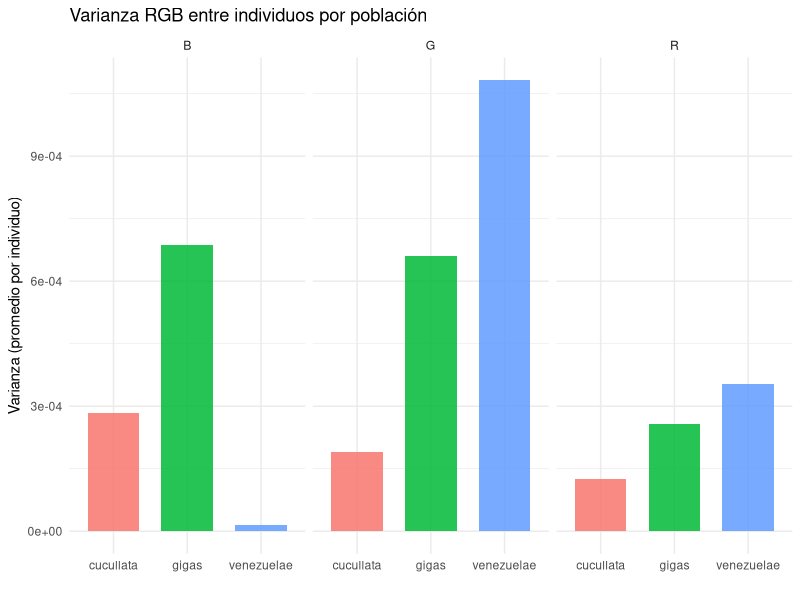
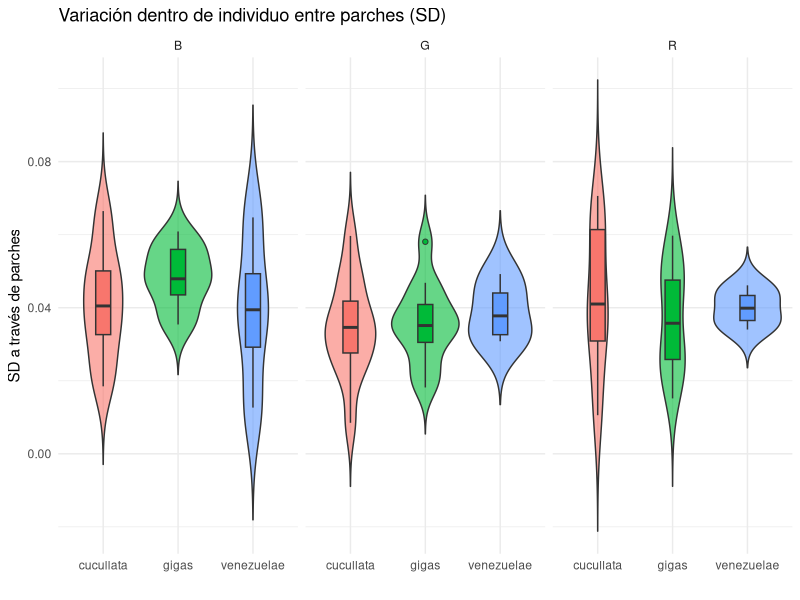

Recreate these plots in R, in order.
  library(tidyverse)
  library(ggplot2)
  library(vegan)    
  library(tibble)

dat <- read.csv(
  "Reflectance data.csv",
  check.names = TRUE,
  stringsAsFactors = FALSE
)
dat <- dat[, !is.na(names(dat)) & names(dat) != "", drop = FALSE]

dat <- dat %>%
  mutate(
    Poblacion = factor(trimws(Poblacion)),
    Sexo      = factor(trimws(Sexo))
  )

# Etiquetas de parches (ajusta si tus prefijos difieren)
patch_labels <- c(
  Nuca   = "Nuca",
  DorsoA = "Dorso_alto",
  DorsoM = "Dorso_medio",
  DorsoB = "Dorso_bajo",
  CobA   = "Cobertoras_alares"
)
patches <- names(patch_labels)

norm_pattern <- paste0("^(", paste(patches, collapse="|"), ")_(R|G|B|UV)_Norm$")

long_norm <- dat %>%
  pivot_longer(
    cols = matches(norm_pattern),
    names_to  = c("Patch","Channel"),
    values_to = "Value",
    names_pattern = "^([A-Za-z]+)_(R|G|B|UV)_Norm$"
  )

wide_by_patch <- long_norm %>%
  mutate(
    Patch   = factor(Patch, levels = patches, labels = unname(patch_labels)),
    Channel = factor(Channel, levels = c("R","G","B","UV"))
  ) %>%
  pivot_wider(
    id_cols    = c(Especimen, Poblacion, Sexo, Patch),
    names_from = Channel,
    values_from= Value,
    values_fill= NA_real_
  ) %>%
  drop_na(R,G,B)  # para análisis RGB

# ============================================================
# A) Varianza entre individuos por población (promediando parches)
#    -> mide variación visible (RGB) entre individuos dentro de cada población
# ============================================================
by_ind <- wide_by_patch %>%
  group_by(Especimen, Poblacion, Sexo) %>%
  summarise(across(c(R,G,B), ~ mean(.x, na.rm = TRUE)),
            .groups = "drop")

# Tabla de varianzas por población y canal
var_RGB_by_pop <- by_ind %>%
  pivot_longer(c(R,G,B), names_to = "Canal", values_to = "Valor") %>%
  group_by(Poblacion, Canal) %>%
  summarise(Varianza = var(Valor, na.rm = TRUE),
            Media    = mean(Valor, na.rm = TRUE),
            n = dplyr::n(),
            .groups = "drop")

cat("\n[A] Varianza entre individuos (promedio por individuo):\n")
print(var_RGB_by_pop)

# Gráfico de barras de varianza por canal
ggplot(var_RGB_by_pop, aes(Poblacion, Varianza, fill = Poblacion)) +
  geom_col(width = 0.7, alpha = 0.85) +
  facet_wrap(~ Canal, nrow = 1) +
  labs(title = "Varianza RGB entre individuos por población",
       y = "Varianza (promedio por individuo)", x = "") +
  theme_minimal() + theme(legend.position = "none")

# ============================================================
# B) Dispersión multivariada en RGB POR PARCHE
#    -> ¿alguna población es más "dispersa" en el espacio RGB dentro de un parche?
# ============================================================
for (pt in levels(wide_by_patch$Patch)) {
  d_pt <- wide_by_patch %>%
    filter(Patch == pt) %>%
    drop_na(R,G,B)
  if (nrow(d_pt) < 5) next
  
  rgb_mat <- as.matrix(d_pt[,c("R","G","B")])
  disp    <- betadisper(dist(rgb_mat), d_pt$Poblacion)
  
  cat("\n[B] Dispersión RGB por parche -", pt, "\n")
  print(permutest(disp))  # prueba de homogeneidad de dispersiones
  
  # Plot rápido (base R) — opcional
  # plot(disp, main = paste0("Dispersión RGB - ", pt))
}

# ============================================================
# C) Variación dentro de individuo entre parches
#    -> si hay ruido de captura/iluminación, suele verse como mayor SD entre parches
# ============================================================
# Desv. estándar de R,G,B a través de parches para CADA individuo
sd_within_ind <- wide_by_patch %>%
  group_by(Especimen, Poblacion) %>%
  summarise(
    sd_R = sd(R, na.rm = TRUE),
    sd_G = sd(G, na.rm = TRUE),
    sd_B = sd(B, na.rm = TRUE),
    .groups = "drop"
  ) %>%
  pivot_longer(starts_with("sd_"),
               names_to = "Canal", values_to = "SD_parches") %>%
  mutate(Canal = recode(Canal, sd_R="R", sd_G="G", sd_B="B"))

cat("\n[C] SD dentro de individuo entre parches (por población y canal):\n")
print(sd_within_ind %>%
        group_by(Poblacion, Canal) %>%
        summarise(Media_SD = mean(SD_parches, na.rm = TRUE),
                  Mediana_SD = median(SD_parches, na.rm = TRUE),
                  n_ind = dplyr::n(),
                  .groups = "drop"))

# Violin/box: distribución de SD_intra por población
ggplot(sd_within_ind, aes(Poblacion, SD_parches, fill = Poblacion)) +
  geom_violin(trim = FALSE, alpha = 0.6) +
  geom_boxplot(width = 0.2, outlier.shape = 21) +
  facet_wrap(~ Canal, nrow = 1) +
  labs(title = "Variación dentro de individuo entre parches (SD)",
       y = "SD a través de parches", x = "") +
  theme_minimal() + theme(legend.position = "none")

# ============================================================
# Notas de interpretación:
# - Si en [A] una población (p.ej. cucullata) muestra varianzas más altas en R/G/B,
#   hay mayor heterogeneidad entre sus individuos en RGB.
# - Si en [B] el permutest de betadisper da p pequeño en un parche,
#   esa población tiene mayor dispersión multivariada (posible ruido o variación real).
# - Si en [C] su SD dentro de individuo es alta, podría apuntar a inconsistencias
#   entre fotos/parches (iluminación) o a variación real entre regiones del plumaje.
# ============================================================
